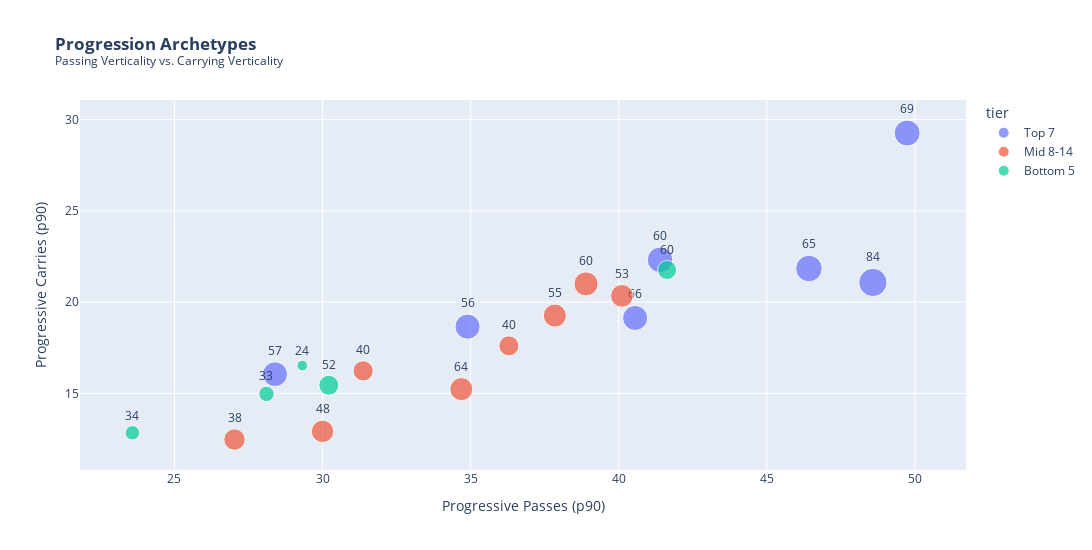

Notebook code cell kept with this figure:
### Markdown cell above
### Passing vs Carrying Plot
* Displays whether a team prefers to move the ball via passing or individual dribbling (carrying).
* It defines a team's "Tactical DNA." Some teams are "Industrial Passers," while others rely on "Dynamic Carriers."
* Teams in the Top-Right are double-threats—they can hurt you with a pass or a run.

### Code cell
fig6 = px.scatter(master_df, x='progressive_passes_p90', y='progressive_carries_p90', 
                 text='goals', color='tier', size='points',width=1100,height=550,
                 title='<b>Progression Archetypes</b><br><sup>Passing Verticality vs. Carrying Verticality</sup>',
                 labels={'progressive_passes_p90': 'Progressive Passes (p90)', 
                         'progressive_carries_p90': 'Progressive Carries (p90)'},
                 )
fig6.update_traces(textposition='top center')
fig6.show()

### Figure 1 — Plotly figure (JSON) as saved in the notebook; plotly's stock layout.template omitted (floating-point values rounded to 4 significant figures)
{"data": [{"hovertemplate": "tier=Top 7<br>Progressive Passes (p90)=%{x}<br>Progressive Carries (p90)=%{y}<br>points=%{marker.size}<br>goals=%{text}<extra></extra>", "legendgroup": "Top 7", "marker": {"color": "#636efa", "size": [84, 74, 71, 69, 66, 66, 65], "sizemode": "area", "sizeref": 0.21, "symbol": "circle"}, "mode": "markers+text", "name": "Top 7", "orientation": "v", "showlegend": true, "text": [84.0, 65.0, 69.0, 60.0, 66.0, 56.0, 57.0], "textposition": "top center", "type": "scatter", "x": [48.58, 46.42, 49.74, 41.39, 40.55, 34.89, 28.39], "xaxis": "x", "y": [21.08, 21.84, 29.26, 22.32, 19.13, 18.66, 16.05], "yaxis": "y"}, {"hovertemplate": "tier=Mid 8-14<br>Progressive Passes (p90)=%{x}<br>Progressive Carries (p90)=%{y}<br>points=%{marker.size}<br>goals=%{text}<extra></extra>", "legendgroup": "Mid 8-14", "marker": {"color": "#EF553B", "size": [61, 56, 56, 54, 53, 48, 43, 42], "sizemode": "area", "sizeref": 0.21, "symbol": "circle"}, "mode": "markers+text", "name": "Mid 8-14", "orientation": "v", "showlegend": true, "text": [60.0, 55.0, 64.0, 53.0, 48.0, 38.0, 40.0, 40.0], "textposition": "top center", "type": "scatter", "x": [38.89, 37.84, 34.68, 40.11, 30.0, 27.03, 31.37, 36.29], "xaxis": "x", "y": [21.0, 19.26, 15.24, 20.34, 12.92, 12.47, 16.24, 17.61], "yaxis": "y"}, {"hovertemplate": "tier=Bottom 5<br>Progressive Passes (p90)=%{x}<br>Progressive Carries (p90)=%{y}<br>points=%{marker.size}<br>goals=%{text}<extra></extra>", "legendgroup": "Bottom 5", "marker": {"color": "#00cc96", "size": [42, 38, 25, 22, 12], "sizemode": "area", "sizeref": 0.21, "symbol": "circle"}, "mode": "markers+text", "name": "Bottom 5", "orientation": "v", "showlegend": true, "text": [52.0, 60.0, 33.0, 34.0, 24.0], "textposition": "top center", "type": "scatter", "x": [30.21, 41.63, 28.11, 23.58, 29.32], "xaxis": "x", "y": [15.45, 21.76, 14.97, 12.84, 16.53], "yaxis": "y"}], "layout": {"height": 550, "legend": {"itemsizing": "constant", "title": {"text": "tier"}, "tracegroupgap": 0}, "title": {"text": "<b>Progression Archetypes</b><br><sup>Passing Verticality vs. Carrying Verticality</sup>"}, "width": 1100, "xaxis": {"anchor": "y", "domain": [0, 1], "title": {"text": "Progressive Passes (p90)"}}, "yaxis": {"anchor": "x", "domain": [0, 1], "title": {"text": "Progressive Carries (p90)"}}}}
